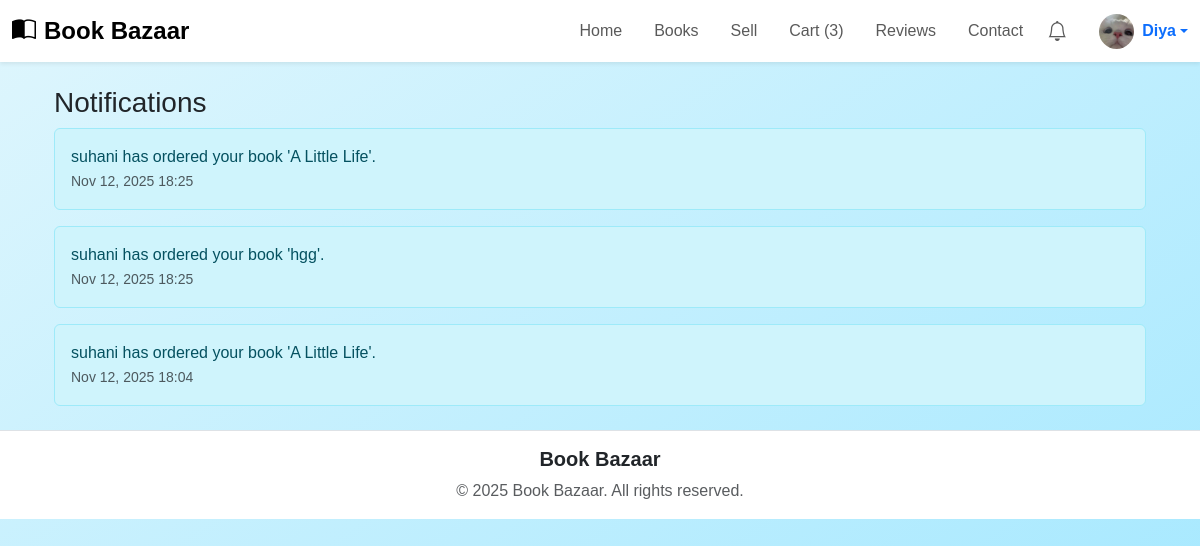
Before: /notifications/ (signed in) with the older database file.
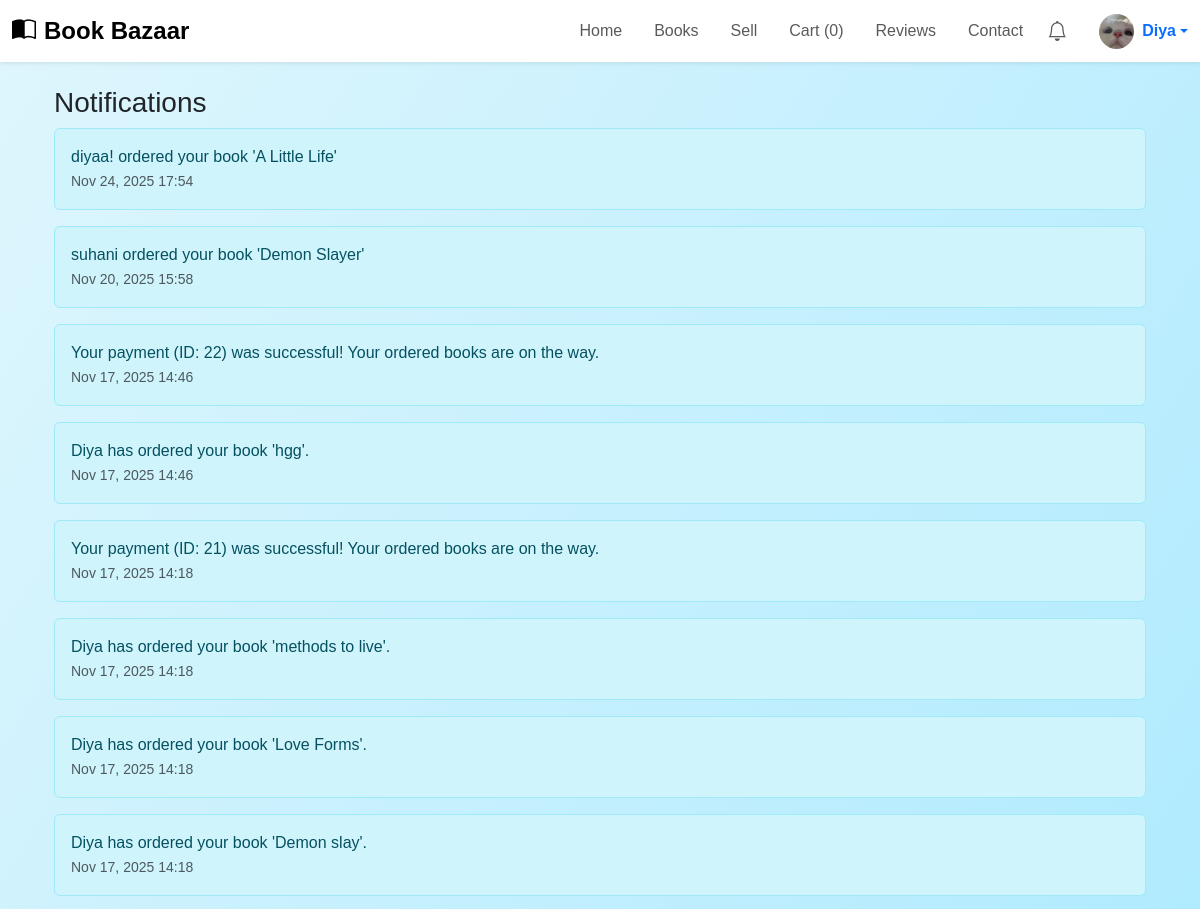
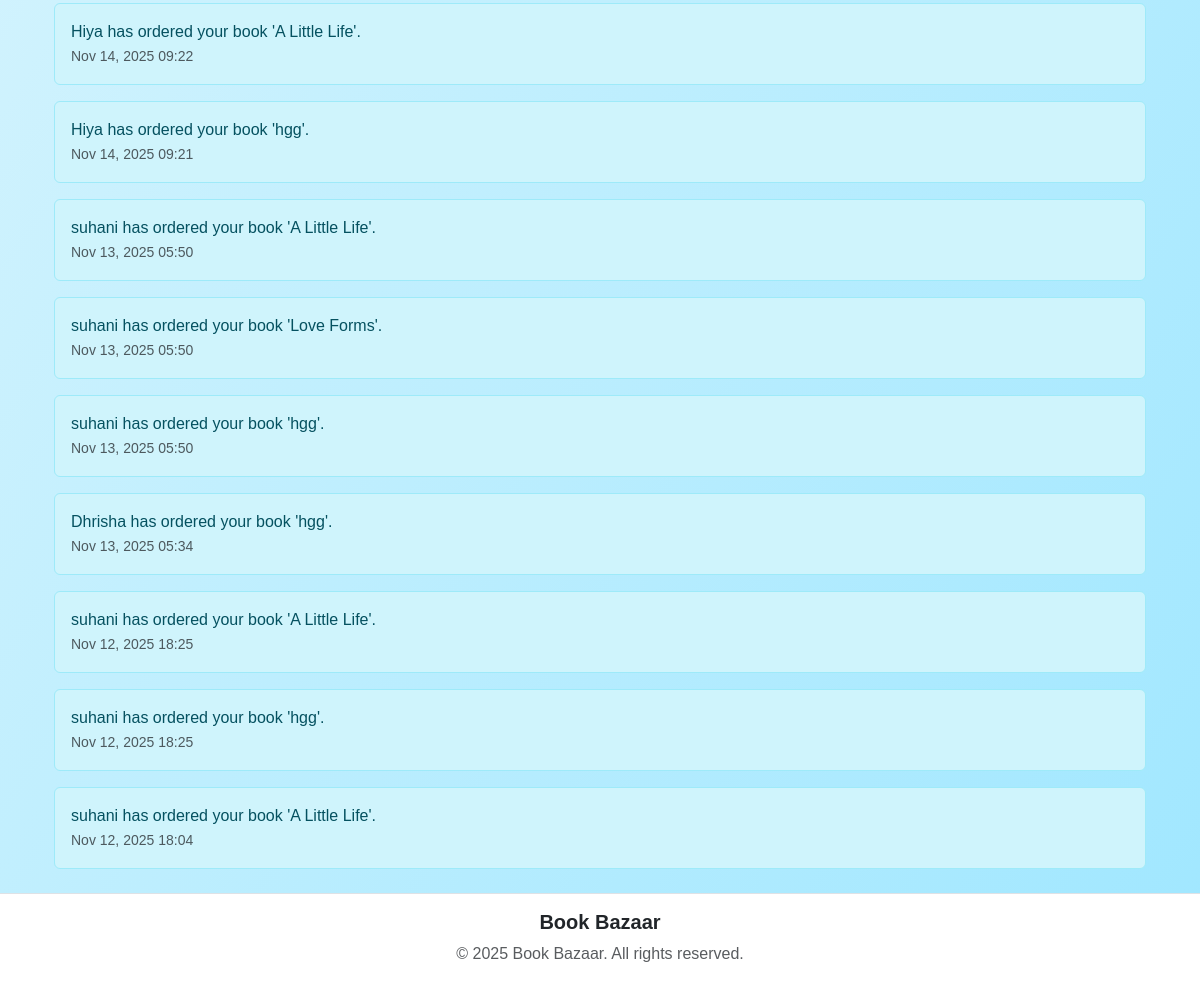
After: the same page with the newer database file (2 pictures, top to bottom).
### book_app/models.py (models this page shows, shortened)
class Notification(models.Model):
    user = models.ForeignKey(User, on_delete=models.CASCADE, related_name='notifications')
    message = models.TextField()
    is_read = models.BooleanField(default=False)
    created_at = models.DateTimeField(auto_now_add=True)

### book_app/views.py (the view)
# urls.py: path('notifications/', my_notifications, name='my_notifications'),
@login_required
def my_notifications(request):
    notes = Notification.objects.filter(user=request.user).order_by("-created_at")
    return render(request, "my_notifications.html", {"notifications": notes})

### book_app/views.py (called while the page is built)
def cart_count(request):
    if request.user.is_authenticated:
        count = CartItem.objects.filter(cart__user=request.user).count()
    else:
        count = 0
    return {"cart_count": count}

def wishlist_count(request):
    if request.user.is_authenticated:
        count = Wishlist.objects.filter(user=request.user).count()
    else:
        count = 0
    return {"wishlist_count": count}

### templates/my_notifications.html
{% extends 'base.html' %}
{% block body %}
<div class="container mt-4">
  <h3>Notifications</h3>
  {% for n in notifications %}
    <div class="alert alert-info">
      {{ n.message }} <br>
      <small class="text-muted">{{ n.created_at|date:"M d, Y H:i" }}</small>
    </div>
  {% empty %}
    <p>No notifications yet.</p>
  {% endfor %}
</div>
{% endblock %}

### templates/base.html (shortened to what this page needs)
{% load static %}
<!DOCTYPE html>
<html lang="en">
<head>
  <link rel="stylesheet" href="https://cdn.jsdelivr.net/npm/bootstrap@5.3.0/dist/css/bootstrap.min.css">
  <link rel="stylesheet" href="https://cdn.jsdelivr.net/npm/bootstrap-icons@1.11.3/font/bootstrap-icons.css">
  <link rel="stylesheet" href="{% static 'book_app/style.css' %}">
</head>
<body class="bg-light">
<nav class="navbar navbar-expand-lg navbar-light bg-white shadow-sm py-2 sticky-top">
  <div class="container-fluid">
    <a class="navbar-brand fw-bold fs-4 d-flex align-items-center" href="{% url 'dashboard' %}">
      <i class="bi bi-book-half me-2"></i> Book Bazaar
    </a>
    <div class="collapse navbar-collapse" id="navbarNav">
      <ul class="navbar-nav ms-auto align-items-center">
        <li class="nav-item"><a class="nav-link px-3" href="{% url 'dashboard' %}">Home</a></li>
        <li class="nav-item"><a class="nav-link px-3" href="{% url 'book' %}">Books</a></li>
        {% if request.user.is_authenticated %}
          <li class="nav-item"><a class="nav-link px-3" href="{% url 'selling' %}">Sell</a></li>
          <li class="nav-item"><a class="nav-link px-3" href="{% url 'view_cart' %}">Cart ({{ cart_count|default:0 }})</a></li>
        {% else %}
          <li class="nav-item"><a class="nav-link px-3" href="#" onclick="requireLogin()">Sell</a></li>
          <li class="nav-item"><a class="nav-link px-3" href="#" onclick="requireLogin()">Cart</a></li>
        {% endif %}
        <li class="nav-item"><a class="nav-link px-3" href="{% url 'submit_review' %}">Reviews</a></li>
        <li class="nav-item"><a class="nav-link px-3" href="{% url 'contact' %}">Contact</a></li>
        {% if request.user.is_authenticated %}
        <li class="nav-item position-relative me-3">
          <a class="nav-link" href="{% url 'my_notifications' %}">
            <i class="bi bi-bell fs-5"></i>
          </a>
        </li>
        <li class="nav-item dropdown ms-2">
          <a class="d-flex align-items-center text-decoration-none dropdown-toggle" data-bs-toggle="dropdown">
            <img src="{% if request.user.profile.profile %}{{ request.user.profile.profile.url }}{% else %}{% static 'images/default-avatar.png' %}{% endif %}"
                 class="rounded-circle" style="width:35px;height:35px;object-fit:cover;">
            <span class="ms-2 fw-semibold">{{ request.user.username }}</span>
          </a>
        </li>
        {% else %}
        <li class="nav-item ms-3">
          <a class="btn btn-primary px-3" href="{% url 'login' %}">Login</a>
        </li>
        {% endif %}
      </ul>
    </div>
  </div>
</nav>
<main class="container my-4">
  {% block body %}{% endblock %}
</main>
<footer class="text-center py-3 bg-white border-top mt-4">
  <div class="container">
    <h5 class="fw-bold">Book Bazaar</h5>
    <p class="text-muted mb-0">© 2025 Book Bazaar. All rights reserved.</p>
  </div>
</footer>
</body>
</html>

Changed rows visible on the page:
added Notification: message "diyaa! ordered your book 'A Little Life'", created_at "Nov 24, 2025 17:54"
added Notification: message "suhani ordered your book 'Demon Slayer'", created_at "Nov 20, 2025 15:58"
added Notification: message "Your payment (ID: 22) was successful! Your ordered books are on the way.", created_at "Nov 17, 2025 14:46"
added Notification: message "Diya has ordered your book 'hgg'.", created_at "Nov 17, 2025 14:46"
added Notification: message "Your payment (ID: 21) was successful! Your ordered books are on the way.", created_at "Nov 17, 2025 14:18"
added Notification: message "Diya has ordered your book 'methods to live'.", created_at "Nov 17, 2025 14:18"
added Notification: message "Diya has ordered your book 'Love Forms'.", created_at "Nov 17, 2025 14:18"
added Notification: message "Diya has ordered your book 'Demon slay'.", created_at "Nov 17, 2025 14:18"
added Notification: message "Hiya has ordered your book 'A Little Life'.", created_at "Nov 14, 2025 09:22"
added Notification: message "Hiya has ordered your book 'hgg'.", created_at "Nov 14, 2025 09:21"
added Notification: message "suhani has ordered your book 'A Little Life'.", created_at "Nov 13, 2025 05:50"
added Notification: message "suhani has ordered your book 'Love Forms'.", created_at "Nov 13, 2025 05:50"
added Notification: message "suhani has ordered your book 'hgg'.", created_at "Nov 13, 2025 05:50"
added Notification: message "Dhrisha has ordered your book 'hgg'.", created_at "Nov 13, 2025 05:34"
Other visible differences:
{{ cart_count|default:0 }}: "3" → "0"
